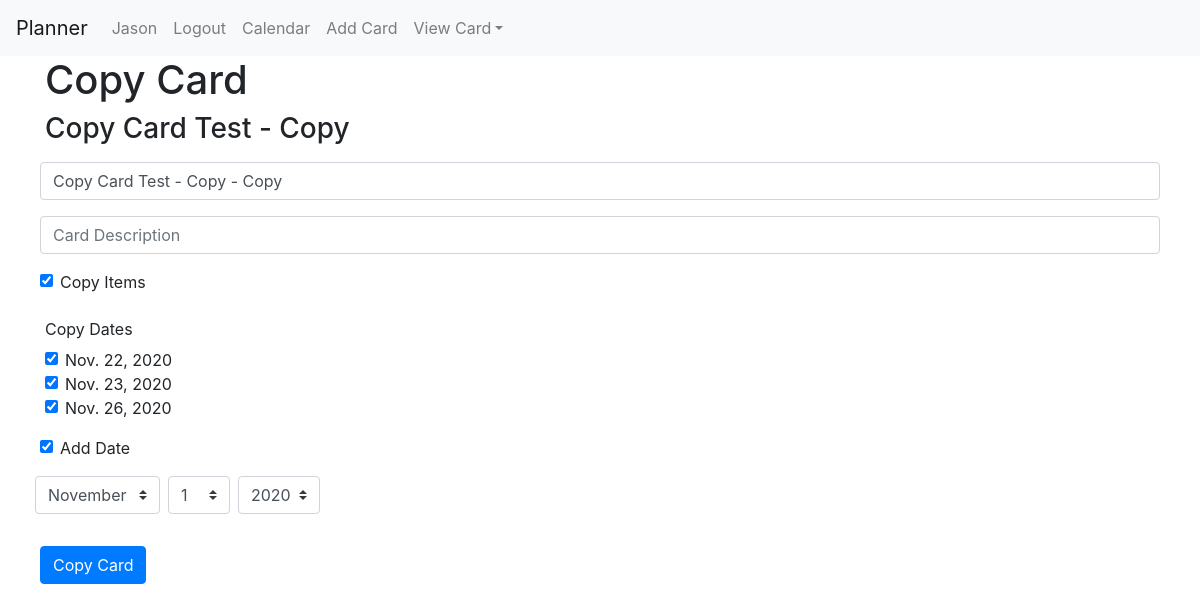
The page /card/40/copy (signed in) on the database its author committed.
### planner/models.py (models this page shows)
class User(AbstractUser):
    pass

class Card(models.Model):
	owner = models.ForeignKey(User, on_delete=models.CASCADE)
	title = models.CharField(max_length=64)
	description = models.CharField(max_length=256)
	timestamp = models.DateTimeField(auto_now_add=True)
	favorite = models.BooleanField(default=False)
	hide_completed = models.BooleanField(default=False)
	archived = models.BooleanField(default=False)
	is_complete = models.BooleanField(default=False)

class Date(models.Model):
	owner = models.ForeignKey(User, on_delete=models.CASCADE)
	card = models.ForeignKey(Card, on_delete=models.CASCADE)
	date = models.DateField()

### planner/views.py (the view, shortened to what this page needs)
# urls.py: path("card/<int:id>/copy", views.copy_card, name="copy_card"),
@login_required
def copy_card(request, id):
	menu = get_card_list(request)
	user = get_user(request)
	card = Card.objects.get(id=id)
	if verify_user(request, user, card.id):
		pass
	else:
		return render(request,"planner/error.html", {
			"message": "You do not have permission to access this page."
			})
	dates = Date.objects.filter(owner=user,card=card)
	current_year=datetime.date.today().year
	current_month = datetime.date.today().month
	next_day = datetime.date.today().day + 1
	current_days = range(1,calendar.monthrange(current_year,current_month)[1]+1)
	years = range(2020,2023)
	check_date=0
	return render(request, "planner/card_copy.html", {
		"cards": menu,
		"card": card,
		"dates": dates,
		"default_date": get_default_date(),
		"months": get_months(),
		"add_date": get_default_date(),
		"years": years,
		"current_month": current_month,
		"current_days": current_days
		})

### planner/views.py (called while the page is built)
def verify_user(request, user, card_id):
	card = Card.objects.get(id=card_id)
	if card.owner != user:
		return False
	return True

def get_card_list(request):
	cards = Card.objects.filter(owner=User.objects.get(id=request.user.id))
	return cards

def get_user(request):
	user = User.objects.get(id=request.user.id)
	return user

def get_default_date():
	current_year = datetime.date.today().year
	current_month = datetime.date.today().month
	next_day = datetime.date.today().day + 1
	current_days = range(1,calendar.monthrange(current_year,current_month)[1]+1)
	years = range(2020,2023)
	return {
		"year": current_year,
		"month": current_month,
		"next_day": next_day,
		"day_range": current_days,
		"years": years
	}

def get_months():
	months = []
	i = 0
	for month in calendar.month_name:
		temp = (i, month)
		months.append(temp)
		i = i + 1
	return months

### planner/templates/planner/card_copy.html (shortened to what this page needs)
{% extends 'planner/layout.html' %}
{% load static %}
{% block body %}
<div class="container">
	<h1>Copy Card</h1>
	<h3>{{ card.title }}</h3>
	<form action="{% url 'copy_card' id=card.id %}" method="POST">
		<div class="form-row my-3">
			<input type="text" class="form-control" name="title" placeholder="Card Title" autocomplete="off" value="{{ card.title }} - Copy"/>
		</div>
		<div class="form-row my-3">
			<input type="text" class="form-control" name="description" placeholder="Card Description" autocomplete="off" value="{{ card.description }}"/>
		</div>
		<div class="form-row my-3">
			<div class="form-check">
					<input type="checkbox" name="copy-items" class="form-check-input" checked="checked"/><label class="form-check-label" for="add-date">Copy Items</label>
				</div>
		</div>
		{% if dates|length > 0 %}
		<div class="form-row my-3">
			<div class="col-sm-10">
				<legend class="col-form-label">Copy Dates</legend>
			</div>
			<div class="col-sm-10">
			{% for date in dates %}
				<div class="form-check">
					<input type="checkbox" name="copy-dates" value="{{ date.id }}" class="form-check-input" checked="checked"/><label class="form-check-label" for="add-date">{{ date.date }}</label>
				</div>
			{% endfor %}
			</div>
		</div>
		<div class="form-row">
			<div class="form-col form-check">
				<input type="checkbox" id="add-date" name="add_date" class="form-check-input" checked="checked" />
				<label class="form-check-label" for="add-date">Add Date</label>
			</div>
		</div>
		<div class="form-row">
			{% include 'planner/date_field.html' %}
		</div>
		{% endif %}
			<div class="form-row my-3">
			<input type="submit" class="btn btn-primary" name="submit" value="Copy Card" />
		</div>
	</form>
</div>
{% endblock %}

### planner/templates/planner/layout.html (shortened to what this page needs)
{% load static %}
<!DOCTYPE html>
<html lang="en">
	<head>
		<link rel="stylesheet" href="https://stackpath.bootstrapcdn.com/bootstrap/4.4.1/css/bootstrap.min.css">
		<link href="{% static 'styles.css' %}" rel="stylesheet">
	</head>
	<body>
		<nav class="navbar navbar-expand-md navbar-light bg-light">
			<a class="navbar-brand" href="/">Planner</a>
			<div class="collapse navbar-collapse" id="navbar">
				<ul class="navbar-nav mr-auto ">
					{% if user.is_authenticated %}
					<li class="nav-item">
						<a class="nav-link" href="{% url 'profile' %}">{{ user.username }}</a>
					</li>
					<li class="nav-item">
						<a class="nav-link" href="{% url 'logout' %}">Logout</a>
					</li>
					<li class="nav-item">
						<a href="{% url 'calendar' %}" class="nav-link" name="calendar">Calendar</a>
					</li>
					<li class="nav-item">
						<a href="{% url 'add_card' %}" class="nav-link" name="add-card">Add Card</a>
					</li>
					<li class="nav-item dropdown">
						<a class="nav-link dropdown-toggle" data-toggle="dropdown" href="#" role="button" aria-haspopup="true" aria-expanded="false">View Card</a>
					</li>
					{% endif %}
				</ul>
			</div>
		</nav>
		<div class="body">
			{% block body %}
			{% endblock %}
		</div>
	</body>
</html>

### rows shown on the page
User: username "Jason"
Card: title "Copy Card Test - Copy", title "Copy Card Test - Copy - Copy"
Date: date "Nov. 22, 2020"
Date: date "Nov. 23, 2020"
Date: date "Nov. 26, 2020"

### other values the page prints
form field month "November"
form field day "1"
form field year "2020"
